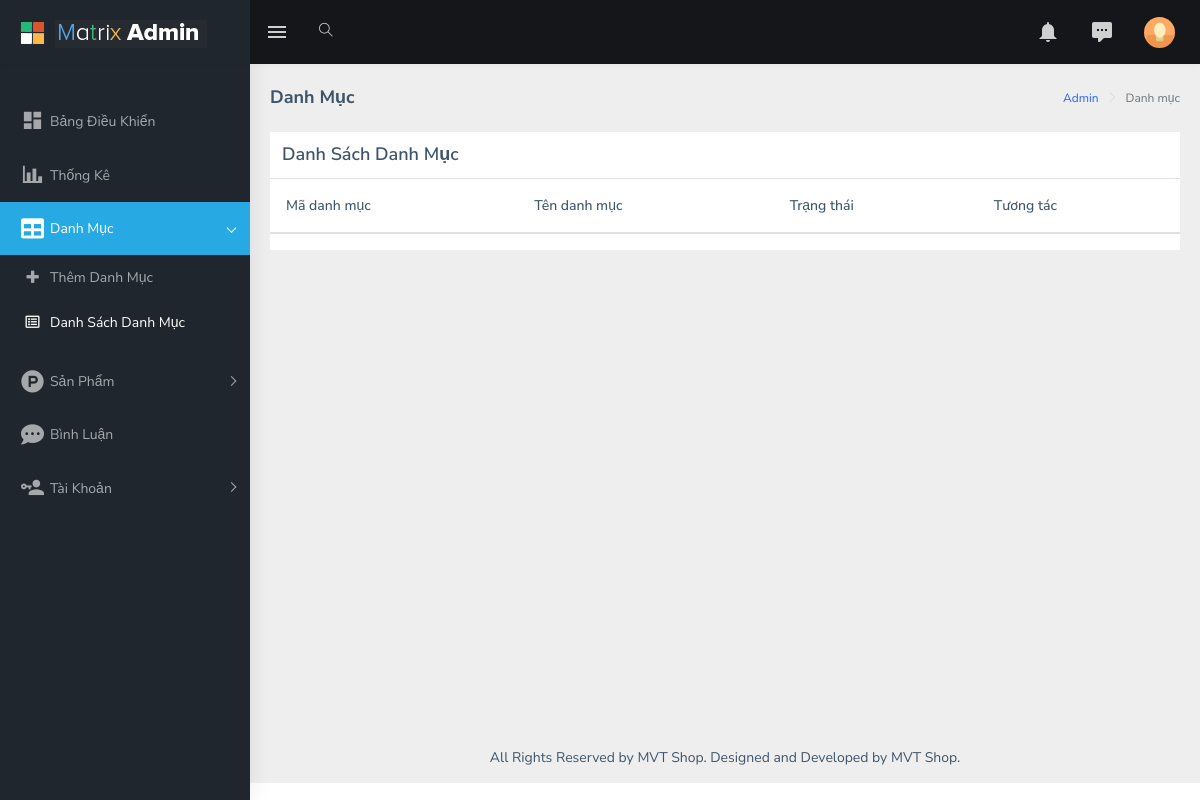
/admin/index.php?act=list_danhmuc, run on an earlier commit of the app's database.
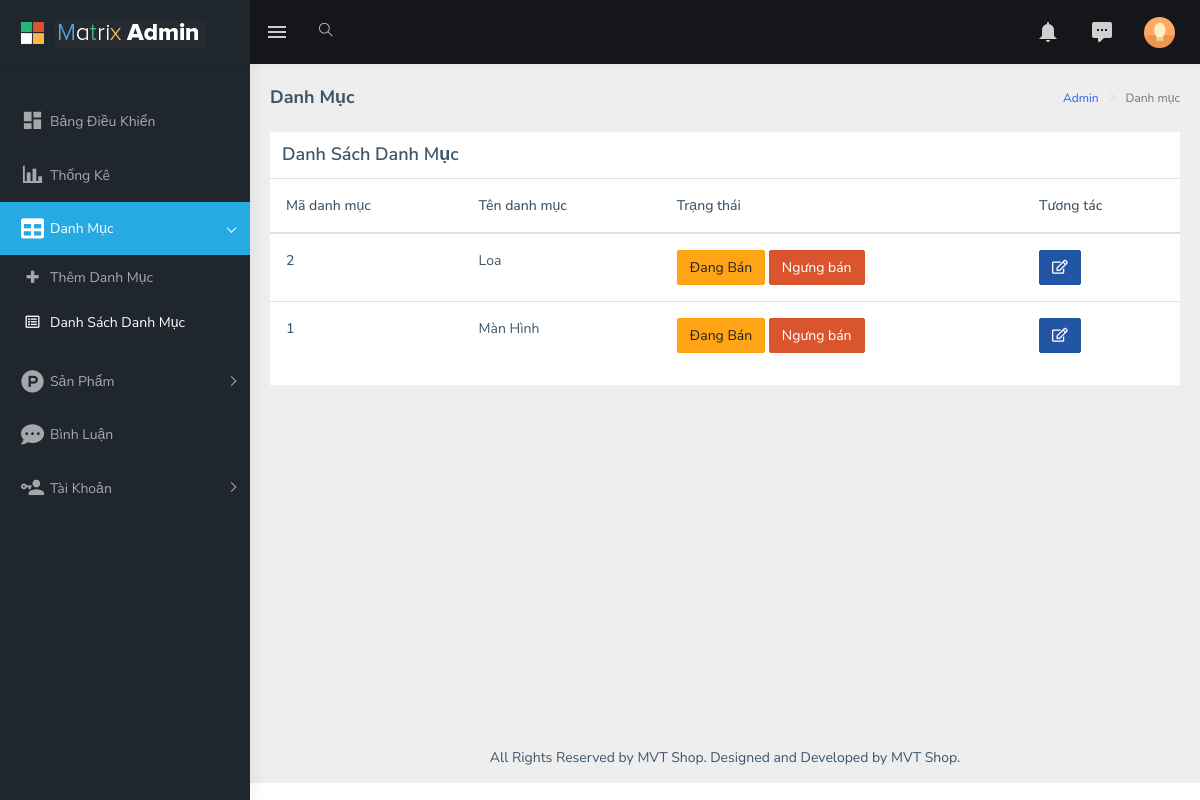
And on a later commit of the database.
### tables this page shows
CREATE TABLE `category` (
  `id` int(15) NOT NULL,
  `category_name` varchar(50) NOT NULL,
  `category_status` tinyint(4) NOT NULL DEFAULT 0
);

### model/pdo.php (called while the page is built, shortened)
<?php
function pdo_get_connection(){
    $dburl = "mysql:host=localhost;dbname=group5_project1;charset=utf8";
    $username = 'root';
    $password = '';
    $conn = new PDO($dburl, $username, $password);
    $conn->setAttribute(PDO::ATTR_ERRMODE, PDO::ERRMODE_EXCEPTION);
    return $conn;
}
function pdo_query($sql){
    $sql_args = array_slice(func_get_args(), 1);
    try{
        $conn = pdo_get_connection();
        $stmt = $conn->prepare($sql);
        $stmt->execute($sql_args);
        $rows = $stmt->fetchAll();
        return $rows;
    }
    catch(PDOException $e){
        throw $e;
    }
    finally{
        unset($conn);
    }
}

### model/danhmuc.php (called while the page is built, shortened)
<?php
    function load_all_category(){
        $sql="SELECT * FROM category order by id desc";
        $list_category=pdo_query($sql);
        return $list_category;
    }
?>

### admin/danhmuc/list.php (the view)
<div class="page-wrapper">
  <div class="page-breadcrumb">
    <div class="row">
      <div class="col-12 d-flex no-block align-items-center">
        <h4 class="page-title">Danh Mục</h4>
        <div class="ml-auto text-right">
          <nav aria-label="breadcrumb">
            <ol class="breadcrumb">
              <li class="breadcrumb-item"><a href="#">Admin</a></li>
              <li class="breadcrumb-item active" aria-current="page">Danh mục</li>
            </ol>
          </nav>
        </div>
      </div>
    </div>
  </div>
  <div class="container-fluid">
    <div class="row">
      <div class="col-12">
        <div class="card">
          <h4 class="card-title" style="margin: 12px 12px">Danh Sách Danh Mục</h4>
          <table class="table">
            <thead>
              <tr>
                <th scope="col">Mã danh mục</th>
                <th scope="col">Tên danh mục</th>
                <th scope="col">Trạng thái</th>
                <th scope="col">Tương tác</th>
              </tr>
            </thead>
            <tbody>
            <?php
              foreach($list_category as $category){
            ?>
              <tr>
              <th scope="row"><?php echo $category['id']?>
              </th>
              <td><?php echo $category['category_name']?></td>
              <td><a href="#"><button class="btn btn-warning active">Đang
                    Bán</button></a>
                <a href="#"><button class="btn btn-danger">Ngưng bán</button></a>
              </td>
              <td><a href="index.php?act=update_danhmuc"><i class="fas fa-edit btn btn-info"></i></a>
              </td>
            </tr>
            <?php } ?>
            </tbody>
          </table>
        </div>
      </div>
    </div>
  </div>

### admin/index.php (shortened to what this page needs)
<?php
    if (!isset($_GET['act']) || $_GET['act'] != 'dangky' && $_GET['act'] != 'dangnhap'){
        include "header.php";
    }
    include "../model/pdo.php";
    include "../model/danhmuc.php";
    if(isset($_GET['act'])){
        $act = $_GET['act'];
        switch($act){
            case "list_danhmuc":
                $list_category=load_all_category();
                include "danhmuc/list.php";
                break;
        }
    }
    else{
        include "home.php";
    }
    include "footer.php";
?>

### admin/header.php (shortened to what this page needs)
<!DOCTYPE html>
<html dir="ltr" lang="en">
<head>
    <link href="assets/libs/flot/css/float-chart.css" rel="stylesheet">
    <link href="dist/css/style.min.css" rel="stylesheet">
</head>
<body>
    <div id="main-wrapper">
        <header class="topbar" data-navbarbg="skin5">
            <nav class="navbar top-navbar navbar-expand-md navbar-dark">
                <div class="navbar-header" data-logobg="skin5">
                    <a class="navbar-brand" href="index.html">
                        <b class="logo-icon p-l-10">
                            <img src="assets/images/logo-icon.png" alt="homepage" class="light-logo" />
                        </b>
                        <span class="logo-text">
                             <img src="assets/images/logo-text.png" alt="homepage" class="light-logo" />
                        </span>
                    </a>
                </div>
                <div class="navbar-collapse collapse" id="navbarSupportedContent" data-navbarbg="skin5">
                    <ul class="navbar-nav float-left mr-auto">
                        <li class="nav-item d-none d-md-block"><a class="nav-link sidebartoggler waves-effect waves-light" href="javascript:void(0)" data-sidebartype="mini-sidebar"><i class="mdi mdi-menu font-24"></i></a></li>
                        <li class="nav-item search-box"> <a class="nav-link waves-effect waves-dark" href="javascript:void(0)"><i class="ti-search"></i></a>
                        </li>
                    </ul>
                    <ul class="navbar-nav float-right">
                        <li class="nav-item dropdown">
                            <a class="nav-link dropdown-toggle waves-effect waves-dark" href="" data-toggle="dropdown" aria-haspopup="true" aria-expanded="false"> <i class="mdi mdi-bell font-24"></i>
                            </a>
                        </li>
                        <li class="nav-item dropdown">
                            <a class="nav-link dropdown-toggle waves-effect waves-dark" href="" id="2" data-toggle="dropdown" aria-haspopup="true" aria-expanded="false"> <i class="font-24 mdi mdi-comment-processing"></i>
                            </a>
                        </li>
                        <li class="nav-item dropdown">
                            <a class="nav-link dropdown-toggle text-muted waves-effect waves-dark pro-pic" href="" data-toggle="dropdown" aria-haspopup="true" aria-expanded="false"><img src="assets/images/users/1.jpg" alt="user" class="rounded-circle" width="31"></a>
                        </li>
                    </ul>
                </div>
            </nav>
        </header>
         <?php
         include_once 'sidebar.php';
         ?>

### admin/sidebar.php (shortened to what this page needs)
<aside class="left-sidebar" data-sidebarbg="skin5">
            <div class="scroll-sidebar">
                <nav class="sidebar-nav">
                    <ul id="sidebarnav" class="p-t-30">
                        <li class="sidebar-item"> <a class="sidebar-link waves-effect waves-dark sidebar-link" href="index.html" aria-expanded="false"><i class="mdi mdi-view-dashboard"></i><span class="hide-menu">Bảng Điều Khiển</span></a></li>
                        <li class="sidebar-item"> <a class="sidebar-link waves-effect waves-dark sidebar-link" href="charts.html" aria-expanded="false"><i class="mdi mdi-chart-bar"></i><span class="hide-menu">Thống Kê</span></a></li>
                        <li class="sidebar-item"> <a class="sidebar-link has-arrow waves-effect waves-dark" href="javascript:void(0)"
                                aria-expanded="false"><i class="fas fa-table"></i><span class="hide-menu">Danh Mục </span></a>
                            <ul aria-expanded="false" class="collapse  first-level">
                                <li class="sidebar-item"><a href="index.php?act=add_danhmuc" class="sidebar-link"><i class="fas fa-plus"></i><span
                                            class="hide-menu"> Thêm Danh Mục
                                        </span></a></li>
                                <li class="sidebar-item"><a href="index.php?act=list_danhmuc" class="sidebar-link"><i class="far fa-list-alt"></i><span
                                            class="hide-menu"> Danh Sách Danh Mục
                                        </span></a></li>
                            </ul>
                        </li>
                        <li class="sidebar-item"> <a class="sidebar-link has-arrow waves-effect waves-dark" href="javascript:void(0)"
                                aria-expanded="false"><i class="fab fa-product-hunt"></i><span class="hide-menu">Sản Phẩm </span></a>
                        </li>
                        <li class="sidebar-item"> <a class="sidebar-link waves-effect waves-dark sidebar-link" href="widgets.html" aria-expanded="false"><i class=" fas fa-comment-dots"></i><span class="hide-menu">Bình Luận</span></a></li>
                        <li class="sidebar-item"> <a class="sidebar-link has-arrow waves-effect waves-dark" href="javascript:void(0)" aria-expanded="false"><i class="mdi mdi-account-key"></i><span class="hide-menu">Tài Khoản </span></a>
                        </li>
                    </ul>
                </nav>
            </div>
        </aside>

### admin/footer.php (shortened to what this page needs)
            <footer class="footer text-center">
                All Rights Reserved by MVT Shop. Designed and Developed by MVT Shop.
            </footer>
        </div>
    </div>
</body>
</html>

What changed in the data, as far as the page shows it:
added category: id "2", category_name "Loa"
added category: id "1", category_name "Màn Hình"
